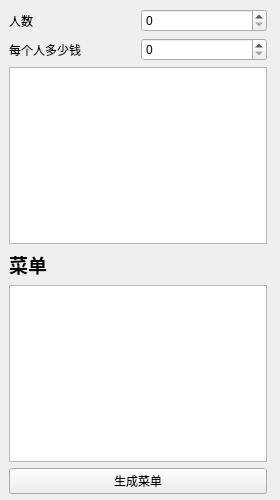
<?xml version="1.0" encoding="UTF-8"?>
<ui version="4.0">
 <class>Widget</class>
 <widget class="QWidget" name="Widget">
  <property name="geometry">
   <rect>
    <x>0</x>
    <y>0</y>
    <width>280</width>
    <height>500</height>
   </rect>
  </property>
  <property name="windowTitle">
   <string>Widget</string>
  </property>
  <widget class="QWidget" name="">
   <property name="geometry">
    <rect>
     <x>9</x>
     <y>9</y>
     <width>258</width>
     <height>485</height>
    </rect>
   </property>
   <layout class="QVBoxLayout" name="totalLayout">
    <item>
     <layout class="QGridLayout" name="gridLayout">
      <item row="0" column="0">
       <widget class="QLabel" name="numOfPeoLabel">
        <property name="text">
         <string>人数</string>
        </property>
       </widget>
      </item>
      <item row="0" column="1">
       <widget class="QSpinBox" name="numOfPeoSpin"/>
      </item>
      <item row="1" column="1">
       <widget class="QSpinBox" name="moEachPeoSpin">
        <property name="maximum">
         <number>1000</number>
        </property>
       </widget>
      </item>
      <item row="1" column="0">
       <widget class="QLabel" name="moEachPeoLabel">
        <property name="text">
         <string>每个人多少钱</string>
        </property>
       </widget>
      </item>
     </layout>
    </item>
    <item>
     <widget class="QTableWidget" name="foodsTable"/>
    </item>
    <item>
     <widget class="QLabel" name="label">
      <property name="font">
       <font>
        <pointsize>14</pointsize>
        <bold>true</bold>
       </font>
      </property>
      <property name="text">
       <string>菜单</string>
      </property>
     </widget>
    </item>
    <item>
     <widget class="QTextEdit" name="resultEdit"/>
    </item>
    <item>
     <widget class="QPushButton" name="confiremButton">
      <property name="text">
       <string>生成菜单</string>
      </property>
     </widget>
    </item>
   </layout>
  </widget>
 </widget>
 <resources/>
 <connections/>
</ui>
